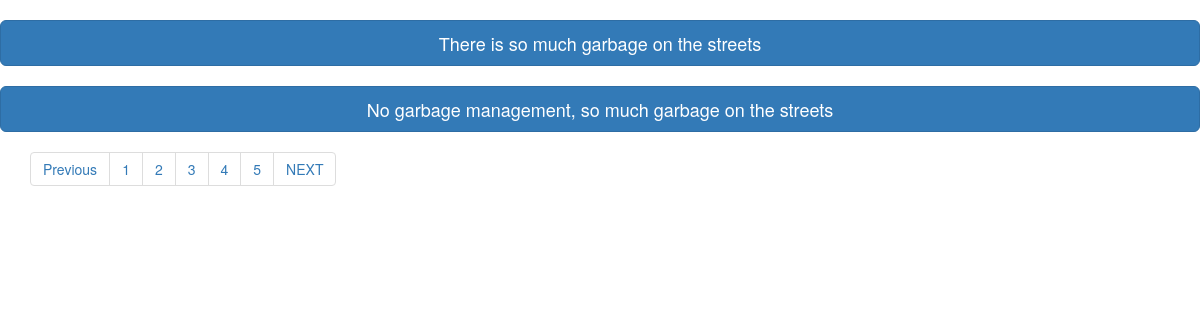
/institute/test.php, run on an earlier commit of the app's database.
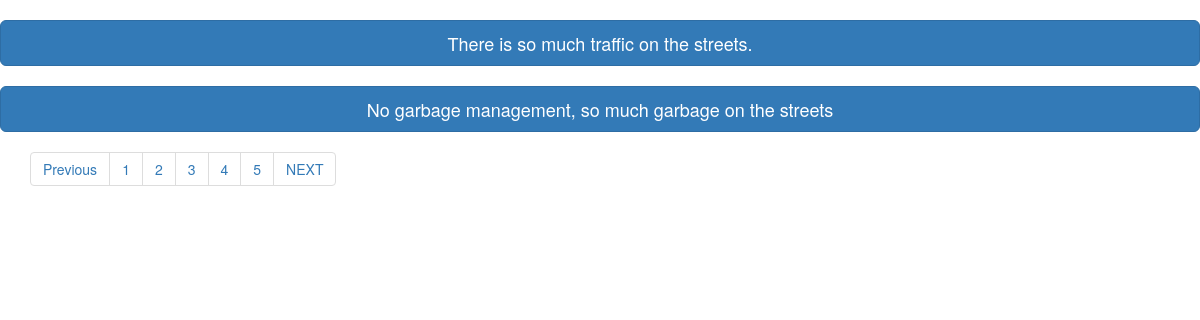
And on a later commit of the database.
### tables this page shows
CREATE TABLE `issue` (
  `issue_id` int(11) NOT NULL,
  `user_id` int(11) NOT NULL,
  `added_on` timestamp NULL DEFAULT NULL,
  `district_id` int(11) NOT NULL,
  `region_id` int(11) NOT NULL,
  `locality` varchar(20) NOT NULL,
  `pincode` varchar(6) NOT NULL,
  `title` varchar(100) NOT NULL,
  `description` varchar(1500) NOT NULL,
  `upvote_count` int(11) NOT NULL,
  `bogus_count` int(11) NOT NULL,
  `duplicate_count` int(11) NOT NULL,
  `solution_count` int(11) NOT NULL,
  `approved_solution` tinyint(1) NOT NULL DEFAULT '0'
);

### institute/test.php (the view, shortened to what this page needs)
<!doctype html>
<html>
<head>
	<link rel="stylesheet" href="https://maxcdn.bootstrapcdn.com/bootstrap/3.3.7/css/bootstrap.min.css">
	<link rel="stylesheet" href="//..style.problemdescription.css">
</head>
<body>
<?php
$con= mysqli_connect("localhost","root","");
$sql="Select * from issue where 1 ";
$result=mysqli_query($con,$sql);
 $no_of_results=mysqli_num_rows($result);
$results_per_page=2;
 $no_of_pages= ceil($no_of_results/$results_per_page);
 if(!isset($_GET['page']))
 {
 	$page=1;
 }
 else
 {
 	$page=$_GET['page'];
 }
$start_limit=($page-1)*$results_per_page;
if($page>1)
{
$pre=$page-1;
}
else
{
	$pre=1;
}
if($page<$no_of_pages)
{
$next=$page+1;
}
else
{
	$next=$no_of_pages;
}
$sql="select * from issue LIMIT ".$start_limit.','.$results_per_page;
$result=mysqli_query($con,$sql);
?>
	<div id="problem">
		<?php
			$i = 1;
		while($row=mysqli_fetch_array($result))
		{
			?>
			<br>
			<button type="button" class="btn  problems btn btn-primary btn-lg btn-block " data-toggle="collapse" data-target="#demo<?php echo $i; ?>">
			<?php
			echo "<a style='color:white'  onclick='javascript:loadDoc('loginpagetest.php','problem')' data-toggle='modal' data-target='#myModal' >".$row['title']."</a></br>";?>
			</button>
					<br><?php
						$i++;
					?>
		<?php
		}
		?>
		<div class="container">
			<ul class="pagination">
				<?php echo "<li><a href='search1new.php?page='".$pre." class='button'>Previous</a></li>"; ?>
				<?php
					for($page=1;$page<=$no_of_pages;$page++)
					{
				?>
						<?php
								echo '<li><a onclick="javascript:loadSearch(url'.$page.')">'.$page.'</a></li>';
					}
				echo "<li><a href='search1new.php?page=".$next."' class='button'>NEXT</a></li>";
					?>
			</ul>
		</div>
	</div>
</body>
</html>

What changed in the data, as far as the page shows it:
changed issue: title "There is so much garbage on the streets" → "There is so much traffic on the streets."
